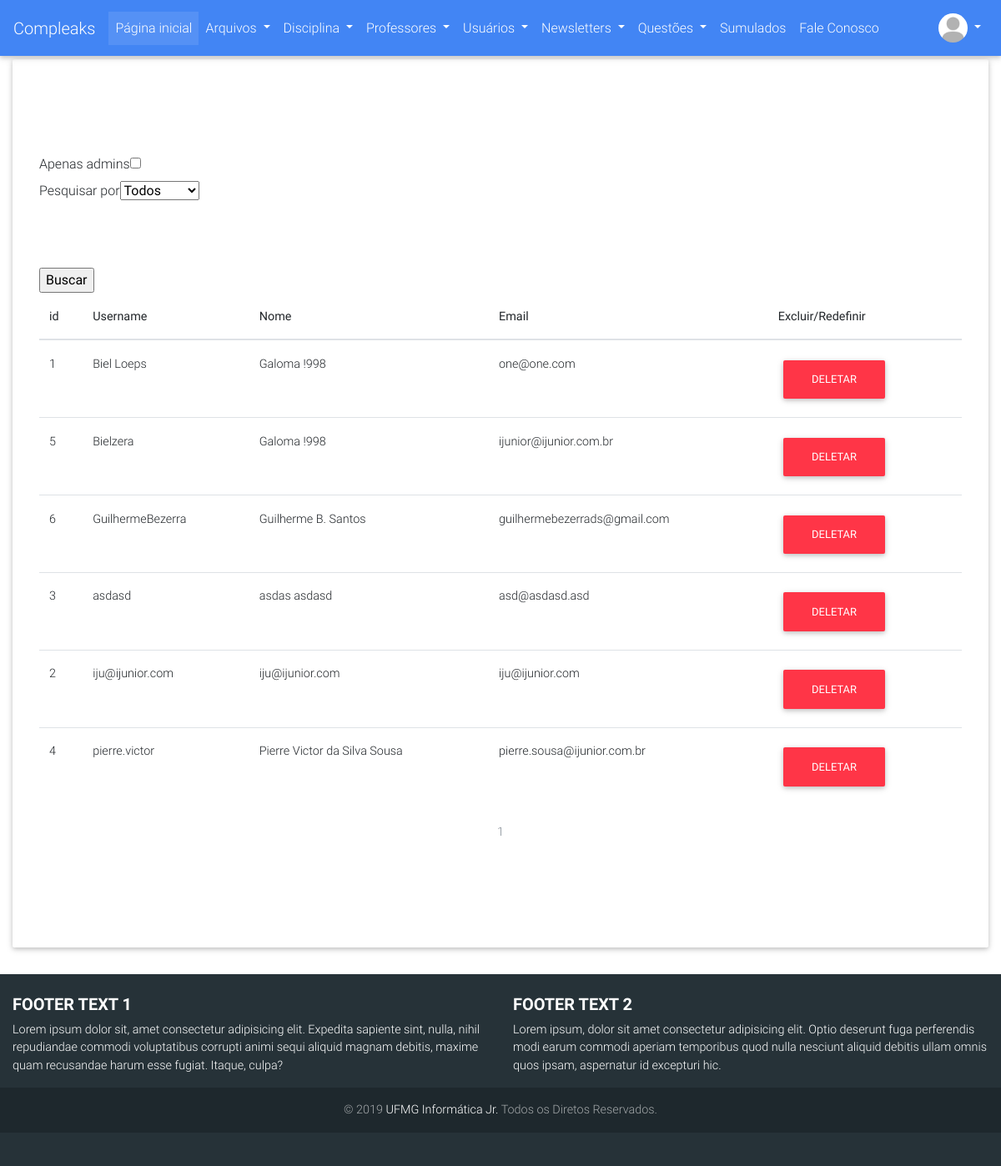
The page /usuarios/busca (signed in) on the database as committed earlier.
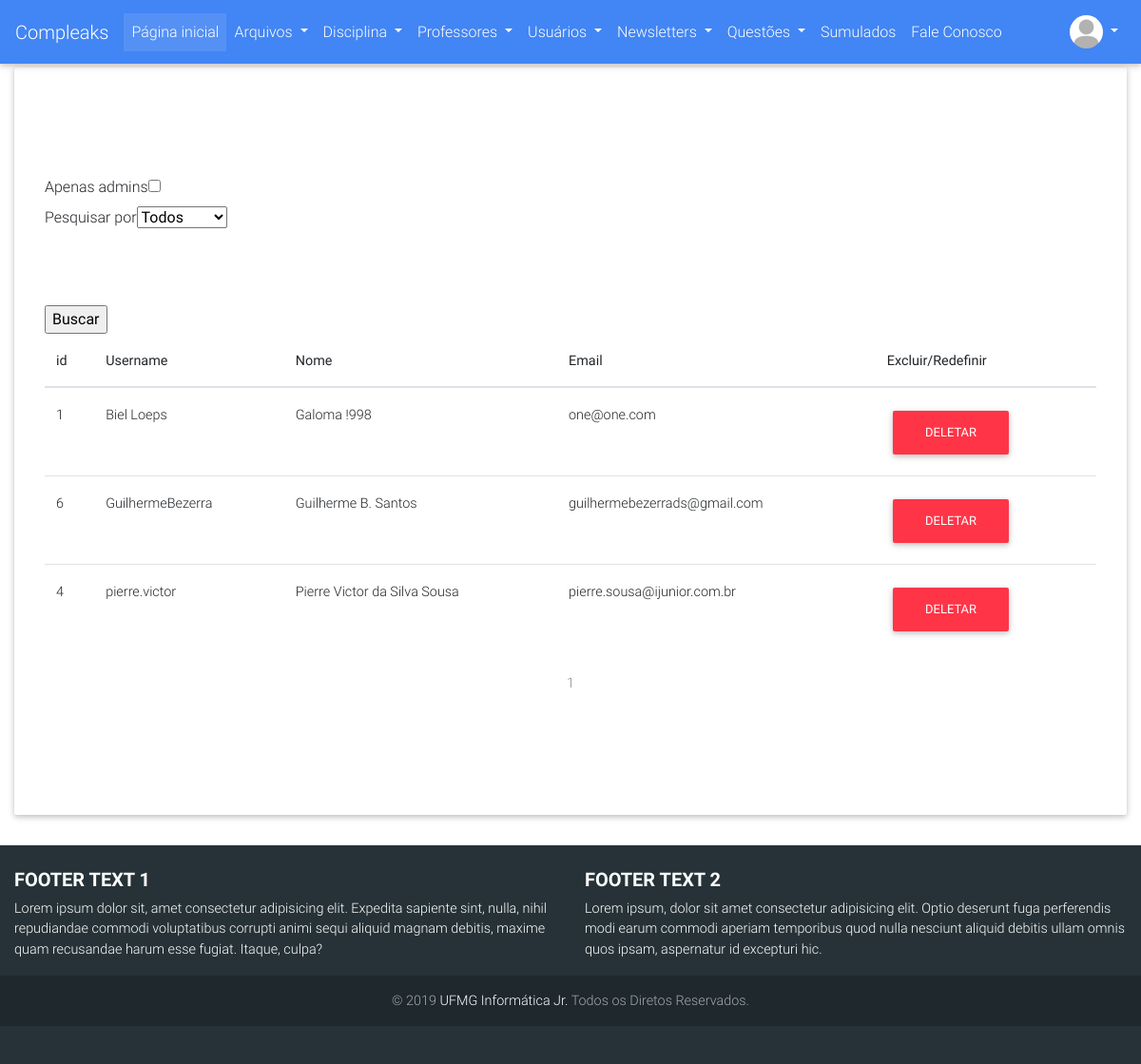
The same page on the database as committed later.
### compleaks/usuarios/models.py (models this page shows, shortened)
class Usuario(db.Model, UserMixin):
	__tablename__ = 'usuarios'
	id = db.Column(db.Integer, primary_key=True)
	username = db.Column(db.String(30), unique=True)
	hhash = db.Column(db.String)
	nome = db.Column(db.String(120))
	email = db.Column(db.String(120), unique=True)
	curso = db.Column(db.String(64))
	periodo = db.Column(db.Integer)
	is_admin = db.Column(db.Integer)
	data_criacao = db.Column(db.DateTime, default=datetime.now)
	avatar = db.Column(db.String(120), default="default_profile.png")
	ativado = db.Column(db.Boolean)
	data_deletado = db.Column(db.DateTime, nullable=True)
	id_deletor = db.Column(db.Integer, nullable=True)
	motivo_delete = db.Column(db.String(120), nullable=True)
	arquivos = db.relationship('Arquivo', backref='author', lazy=True)
	avaliacoes = db.relationship('Avaliacao_Arquivo', backref='avaliador', lazy=True)
	simulado = None

### compleaks/usuarios/views.py (the view, shortened to what this page needs)
@usuarios.route('/busca/<int:admin>/<int:filtro>/<pesquisa>', methods=['POST', 'GET'])
@usuarios.route('/busca',defaults={"filtro":None,"admin":None,"pesquisa":None}, methods=['POST', 'GET'])
@login_required
def buscar(admin,filtro,pesquisa):
	if not current_user.is_admin:
		abort(403)
	form = BuscarUsuarioForm()
	page = request.args.get('page', 1, type=int)
	users = Usuario.query.order_by(Usuario.username).paginate(page=page, per_page=10)
	print(len(users.items))
	existe_user = True
	navigation_data = []
	navigation_data.append(filtro)
	navigation_data.append(admin)
	navigation_data.append(pesquisa)
	return render_template('buscar_user.html',admin_only=False, users=users, existe_user=existe_user, navigation_data=navigation_data, form=form)

### compleaks/usuarios/forms.py
class BuscarUsuarioForm(FlaskForm):
	filtrar = SelectField("Pesquisar por", choices=[('0','Todos'),('1','Username'),
												('2','Nome'), ('3','Email')])
	administrators = BooleanField("Apenas admins")
	username = StringField("Username")
	nome = StringField("Nome completo")
	email = StringField("Email")
	submit = SubmitField("Buscar")

### compleaks/usuarios/models.py (called while the page is built)
@login_manager.user_loader
def load_user(user_id):
    return Usuario.query.get(user_id)

### compleaks/usuarios/templates/usuarios/buscar_user.html (shortened to what this page needs)
{% extends "ver_consulta.html" %}
{% block content %}
<form method="POST">
    {{ form.administrators.label }}{{ form.administrators }}
    <br/>
    {{ form.filtrar.label }}{{ form.filtrar(id="filtro") }}
    <br/>
    <br>
    <br>
    <br>
    {{ form.submit(onkeydown="concerta();") }}
</form>
    {% block resultado %}
        {{ super() }}
    {% endblock %}
{% endblock %}

### compleaks/usuarios/templates/usuarios/ver_consulta.html (shortened to what this page needs)
{% extends "base.html" %}
{% block resultado %}
{% if existe_user %}
    {% if current_user.is_admin %}
    <table class="table table-hover">
        <thead>
        <tr>
            <th scope="col">id</th>
            <th scope="col">Username</th>
            <th scope="col">Nome</th>
            <th scope="col">Email</th>
            <th scope="col">Excluir/Redefinir</th>
        </tr>
        </thead>
        <tbody>
            {% for user in users.items %}
                {% if (not admin_only) or user.is_admin %}
                    {% if not user.ativado %}
                        <tr class="table-danger">
                    {% else %}
                        <tr >
                    {% endif %}
                        <td scope="row"> {{user.id}} </td>
                        <td> {{user.username}} </td>
                        <td> {{user.nome}} </td>
                        <td> {{user.email}} </td>
                            <td>
                                {% if not user.ativado %}
                                    <button type="button" class="btn btn-danger" data-toggle="modal"  data-target="#red_confirm{{user.id}}" >Redefinir</button>
                                {%else%}
                                    <button type="button" class="btn btn-danger" data-toggle="modal"  data-target="#del_confirm{{user.id}}" >Deletar</button>
                                {% endif %}
                            </td>
                        </tr>
                    {% endif %}
                {% endfor %}
        </tbody>
    </table>
    <nav aria-label="Page navigation example">
        <ul class="pagination justify-content-center">
            {% for page_num in users.iter_pages(left_edge=1, right_edge=1, left_current=1, right_current=2) %}
                {% if users.page == page_num and page_num %}
                    <li class="page-item disabled">
                        {% if not navigation_data[0] %}
                            <a class="page-link" href="{{ url_for('usuarios.buscar', page=page_num) }}">{{ page_num }}</a></li>
                        {% else %}
                            <a class="page-link" href="{{ url_for('usuarios.buscar', page=page_num, filtro=navigation_data[0], admin=navigation_data[1], pesquisa=navigation_data[2]) }}">{{ page_num }}</a></li>
                        {% endif %}
                {% else %}
                    ...
                {% endif %}
            {% endfor %}
        </ul>
    </nav>
    {% endif %}
    {% else %}
    <br/>
    <div class="text-center">
        <h1 >Nenhum Resultado Encontrado</h1>
    </div>
    {% endif %}
  {% endblock %}

### compleaks/templates/base.html (shortened to what the changed rows need)
<!DOCTYPE html>
<html lang="en">
<head>
  <link href="{{url_for('static',filename='css/component.css')}}" rel="stylesheet">
  <link href="{{url_for('static',filename='css/estilos.css')}}" rel="stylesheet">
  <link rel="stylesheet" href="https://use.fontawesome.com/releases/v5.7.0/css/all.css">
  <link href="{{url_for('static',filename='css/bootstrap.min.css')}}" rel="stylesheet">
  <link href="{{url_for('static',filename='css/mdb.min.css')}}" rel="stylesheet">
  <link href="{{url_for('static',filename='css/style.css')}}" rel="stylesheet">
  <link rel="stylesheet" href="https://use.fontawesome.com/releases/v5.8.1/css/all.css">
</head>
<body>
  <nav class="mb-1 navbar navbar-expand-lg navbar-dark primary-color lighten-1">
  <div class="collapse navbar-collapse" id="navbarSupportedContent-555">
    <ul class="navbar-nav ml-auto nav-flex-icons">
      {% if not current_user.is_authenticated %}
        <li class="nav-item dropdown">
          <a class="nav-link dropdown-toggle" id="navbarDropdownMenuLink-4" data-toggle="dropdown" aria-haspopup="true"
            aria-expanded="false">
            <i class="fas fa-user"></i></a>
          <div class="dropdown-menu dropdown-menu-right dropdown-info" aria-labelledby="navbarDropdownMenuLink-4">
            <a class="dropdown-item" data-toggle="modal" data-target="#elegantModalForm">Entrar</a>
            <a class="dropdown-item" href="{{url_for('usuarios.adicionar')}}">Cadastrar</a>
          </div>
        </>
      {% else %}
        <li class="nav-item avatar dropdown">
          <a class="nav-link dropdown-toggle" id="navbarDropdownMenuLink-55" data-toggle="dropdown" aria-haspopup="true"
            aria-expanded="false">
            <img src="{{url_for('static', filename='images/avatares/'+current_user.avatar)}}" class="rounded-circle z-depth-0" alt="Avatar" height="35" width="35" style="object-fit: cover;">
          </a>
        </li>
      {% endif %}
    </ul>
  </div>
</nav>
  {% block divisao %}
  <div class="container-fluid">
    <div class="jumbotron" style="background-color: white;">
  {% endblock %}
      <div style="margin-bottom: 50px; margin-top: 50px;">
        {% block content %}
        {% endblock %}
      </div>
    </div>
  </div>
</body>
</html>

Rows that differ between the two databases and show on the page:
removed Usuario: id "5", username "Bielzera", nome "Galoma !998", email "ijunior@ijunior.com.br"
removed Usuario: id "3", username "asdasd", nome "asdas asdasd", email "asd@asdasd.asd"
removed Usuario: id "2", username "iju@ijunior.com", nome "iju@ijunior.com", email "iju@ijunior.com"
